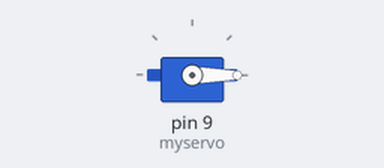
A sketch run on a simulated Arduino Uno, built with avr-gcc and run on an emulated ATmega328P. On the bench: servo.

Above: at 0.1 s.
At 8.1 s:
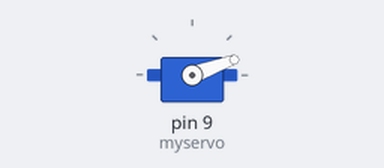
At 16.1 s:
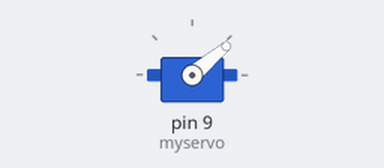
At 36.1 s:
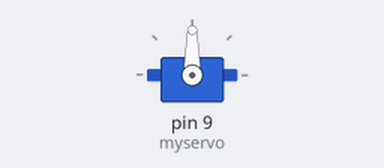
Timing chart, 0 to 37.6 s (numbered marks = the images above):
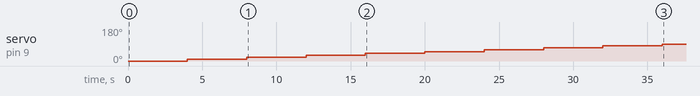

Measured:
- by itself, servo on pin 9 (myservo): moves from 0° to 90° over 32.0 s

The sketch:

servo-laser.ino
```cpp
#include <Servo.h>

Servo myservo;
int angle = 0;
unsigned long pulseWidth;

void setup(){
  myservo.attach(9);

  Serial.begin(115200); // Start serial communications

  pinMode(2, OUTPUT); // Set pin 2 as trigger pin
  pinMode(3, INPUT); //Set pin 3 as monitor pin
  digitalWrite(2, LOW); // Set trigger LOW for continous read
}

void loop(){

//  center 45°
for(angle = 0; angle < 90; angle += 10){
    myservo.write(angle);
    delay(4000);
  }
  for(angle = 90; angle >= 0; angle -= 10)
  {
    myservo.write(angle);
    delay(4000);
  }

  pulseWidth = pulseIn(3, HIGH);

  if(pulseWidth != 0){
    pulseWidth = pulseWidth / 10;
    Serial.println(pulseWidth);
  }
}
```
